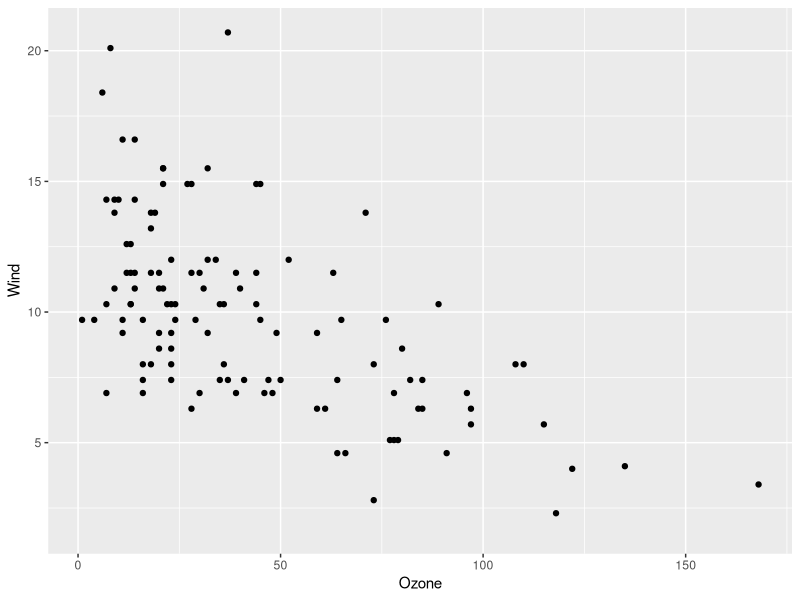
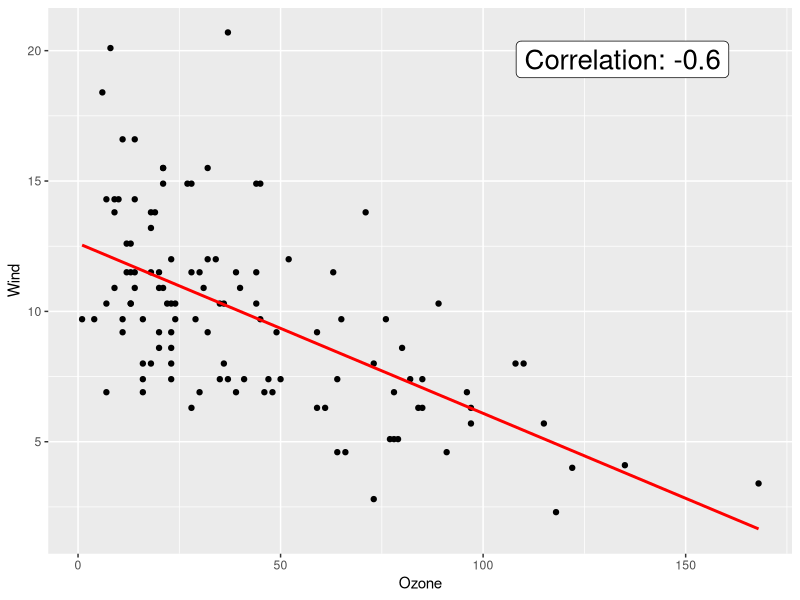

These charts were generated, in order, by the following R code:
## ---- chunk 1
knitr::opts_chunk$set(echo = FALSE,
		      message=FALSE, 
		      warning=FALSE)

library(ggplot2)
library(datasets)
## ---- chunk 2

ggplot(airquality, aes(x = Ozone, y = Wind)) + geom_point()
## ---- chunk 3

cor_coef <- cor(airquality$Ozone, 
		airquality$Wind, 
		use = "complete.obs")
cor_coef <- round(cor_coef, 2)
cor_coef
## ---- chunk 4

ggplot(airquality, aes(x = Ozone, y = Wind)) +
	geom_point() +
	geom_smooth(method = "lm",
	      se = FALSE,
	      color = "red") +
	annotate(
		"label",
		x = 0.8 * max(airquality$Ozone, na.rm = TRUE),
		y = 0.95 * max(airquality$Wind, na.rm = TRUE),
		label = paste0("Correlation: ", round(cor(airquality$Ozone, airquality$Wind, use = "complete.obs"), 2)),
		size = 7
	)
